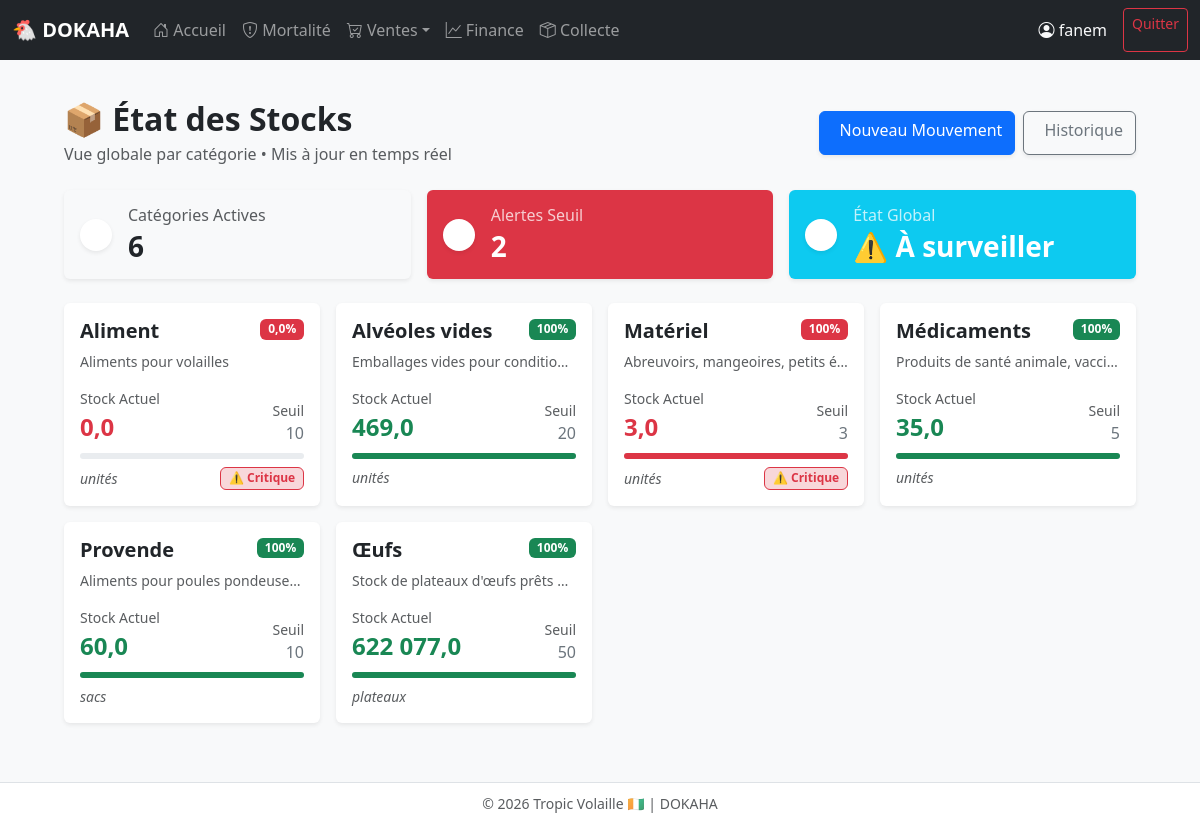
The page /stock/ (signed in) on the database its author committed.
### gestion/models.py (models this page shows, shortened)
class CategorieStock(models.Model):
    nom = models.CharField(max_length=100, unique=True)
    description = models.TextField(blank=True)
    unite_mesure = models.CharField(max_length=20)
    seuil_alerte = models.PositiveIntegerField()
    actif = models.BooleanField(default=True, verbose_name='Actif / Visible formulaire stock')
    class Meta:
        verbose_name = "Catégorie de stock"
        ordering = ['nom']

### gestion/views.py (the view)
# urls.py: path('stock/', views.stock_dashboard, name='stock_dashboard'),
@login_required
def stock_dashboard(request):
    from django.db.models import Sum
    from gestion.models import CategorieStock, MouvementStock
    categories = CategorieStock.objects.all().order_by('nom')
    data = []
    total_alertes = 0
    for cat in categories:
        entrees = MouvementStock.objects.filter(categorie=cat, type_mouvement='entree').aggregate(Sum('quantite'))['quantite__sum'] or 0
        sorties = MouvementStock.objects.filter(categorie=cat, type_mouvement='sortie').aggregate(Sum('quantite'))['quantite__sum'] or 0
        ajust   = MouvementStock.objects.filter(categorie=cat, type_mouvement='ajustement').aggregate(Sum('quantite'))['quantite__sum'] or 0
        pertes  = MouvementStock.objects.filter(categorie=cat, type_mouvement='perte').aggregate(Sum('quantite'))['quantite__sum'] or 0
        stock = float(entrees - sorties + ajust - pertes)
        seuil = cat.seuil_alerte or 0
        is_critical = seuil > 0 and stock <= seuil
        if is_critical: total_alertes += 1
        ratio = min(100, round((stock / seuil * 100) if seuil > 0 else 0, 1))
        data.append({
            'cat': cat, 'stock': stock, 'seuil': seuil,
            'is_critical': is_critical, 'ratio': ratio
        })
    return render(request, 'gestion/stock_dashboard.html', {
        'title': '📦 État des Stocks',
        'categories': data,
        'total_categories': len(data),
        'total_alertes': total_alertes,
        'user': request.user
    })

### gestion/templates/gestion/stock_dashboard.html (shortened to what this page needs)
{% extends 'gestion/base.html' %}
{% load humanize %}
{% block content %}
<div class="container-fluid py-4 px-3 px-lg-5">
    <div class="d-flex flex-column flex-md-row justify-content-between align-items-md-center mb-4 gap-3">
        <div>
            <h2 class="fw-bold mb-1">📦 État des Stocks</h2>
            <p class="text-muted mb-0">Vue globale par catégorie • Mis à jour en temps réel</p>
        </div>
        <div class="d-flex gap-2">
            <a href="/stock/ajouter/" class="btn btn-primary shadow-sm">
                Nouveau Mouvement
            </a>
            <a href="/stock/historique/" class="btn btn-outline-secondary shadow-sm">
                Historique
            </a>
        </div>
    </div>
    <div class="row g-3 mb-4">
        <div class="col-md-4">
            <div class="card border-0 shadow-sm bg-light h-100">
                <div class="card-body d-flex align-items-center gap-3">
                    <div class="bg-white p-3 rounded-circle text-primary shadow-sm">
                    </div>
                    <div>
                        <h6 class="text-muted mb-1">Catégories Actives</h6>
                        <h3 class="mb-0 fw-bold">{{ total_categories }}</h3>
                    </div>
                </div>
            </div>
        </div>
        <div class="col-md-4">
            <div class="card border-0 shadow-sm {% if total_alertes > 0 %}bg-danger text-white{% else %}bg-success text-white{% endif %} h-100">
                <div class="card-body d-flex align-items-center gap-3">
                    <div class="bg-white p-3 rounded-circle shadow-sm {% if total_alertes > 0 %}text-danger{% else %}text-success{% endif %}">
                    </div>
                    <div>
                        <h6 class="mb-1 opacity-75">Alertes Seuil</h6>
                        <h3 class="mb-0 fw-bold">{{ total_alertes }}</h3>
                    </div>
                </div>
            </div>
        </div>
        <div class="col-md-4">
            <div class="card border-0 shadow-sm bg-info text-white h-100">
                <div class="card-body d-flex align-items-center gap-3">
                    <div class="bg-white p-3 rounded-circle text-info shadow-sm">
                    </div>
                    <div>
                        <h6 class="mb-1 opacity-75">État Global</h6>
                        <h3 class="mb-0 fw-bold">{% if total_alertes == 0 %}✅ Stable{% else %}⚠️ À surveiller{% endif %}</h3>
                    </div>
                </div>
            </div>
        </div>
    </div>
    <div class="row g-3">
        {% for item in categories %}
        <div class="col-md-6 col-lg-4 col-xl-3">
            <div class="card h-100 border-0 shadow-sm hover-shadow">
                <div class="card-body p-3">
                    <div class="d-flex justify-content-between align-items-start mb-2">
                        <h5 class="card-title fw-bold mb-0 text-truncate" title="{{ item.cat.nom }}">{{ item.cat.nom }}</h5>
                        <span class="badge {% if item.is_critical %}bg-danger{% elif item.ratio >= 100 %}bg-success{% else %}bg-warning text-dark{% endif %}">
                            {{ item.ratio }}%
                        </span>
                    </div>
                    <p class="small text-muted mb-3 text-truncate">{{ item.cat.description|default:"-" }}</p>
                    <div class="d-flex justify-content-between align-items-end mb-2">
                        <div>
                            <small class="text-muted d-block">Stock Actuel</small>
                            <span class="fs-4 fw-bold {% if item.is_critical %}text-danger{% elif item.ratio >= 100 %}text-success{% else %}text-warning{% endif %}">
                                {{ item.stock|intcomma }}
                            </span>
                        </div>
                        <div class="text-end">
                            <small class="text-muted d-block">Seuil</small>
                            <span class="fs-6 text-secondary">{{ item.seuil|intcomma }}</span>
                        </div>
                    </div>
                    <div class="progress mb-2" style="height: 6px;">
                        <div class="progress-bar {% if item.is_critical %}bg-danger{% elif item.ratio >= 100 %}bg-success{% else %}bg-warning{% endif %}"
                             role="progressbar" style="width: {{ item.ratio }}%"></div>
                    </div>
                    <div class="d-flex justify-content-between align-items-center mt-2">
                        <small class="text-muted fst-italic">{{ item.cat.unite_mesure|default:"unités" }}</small>
                        {% if item.is_critical %}
                            <span class="badge bg-danger-subtle text-danger border border-danger">⚠️ Critique</span>
                        {% endif %}
                    </div>
                </div>
            </div>
        </div>
        {% endfor %}
    </div>
</div>
{% endblock %}

### gestion/templates/gestion/base.html (shortened to what this page needs)
{% load static %}
<!DOCTYPE html>
<html lang="fr">
<head>
    <link href="https://cdn.jsdelivr.net/npm/bootstrap@5.3.0/dist/css/bootstrap.min.css" rel="stylesheet">
    <link rel="stylesheet" href="https://cdn.jsdelivr.net/npm/bootstrap-icons@1.11.0/font/bootstrap-icons.css">
</head>
<body>
<nav class="navbar navbar-expand-lg navbar-dark bg-dark sticky-top">
    <div class="container-fluid">
        <a class="navbar-brand" href="{% url 'dashboard' %}">🐔 DOKAHA</a>
        <div class="collapse navbar-collapse" id="mainNav">
            <ul class="navbar-nav me-auto mb-2 mb-lg-0">
                <li class="nav-item"><a class="nav-link {% if request.resolver_match.url_name == 'dashboard' %}active{% endif %}" href="{% url 'dashboard' %}"><i class="bi bi-house-door"></i> Accueil</a></li>
                <li class="nav-item"><a class="nav-link {% if 'mortalite' in request.path %}active{% endif %}" href="{% url 'mortalite_form' %}"><i class="bi bi-shield-exclamation"></i> Mortalité</a></li>
                <li class="nav-item dropdown">
                    <a class="nav-link dropdown-toggle {% if 'vente' in request.path %}active{% endif %}" href="#" role="button" data-bs-toggle="dropdown"><i class="bi bi-cart-check"></i> Ventes</a>
                </li>
                <li class="nav-item"><a class="nav-link {% if 'finance' in request.path %}active{% endif %}" href="{% url 'finance_dashboard' %}"><i class="bi bi-graph-up"></i> Finance</a></li>
                <li class="nav-item"><a class="nav-link {% if 'collecte' in request.path %}active{% endif %}" href="{% url 'collecte_oeufs' %}"><i class="bi bi-box-seam"></i> Collecte</a></li>
            </ul>
            <span class="navbar-text text-light me-3"><i class="bi bi-person-circle"></i> {{ user.username|default:"Admin" }}</span>
            <a href="/admin/logout/" class="btn btn-sm btn-outline-danger">Quitter</a>
        </div>
    </div>
</nav>
<div class="container-fluid px-3 py-3">
    {% block content %}{% endblock %}
</div>
<footer class="fixed-bottom text-center text-muted py-2 bg-white border-top">
    <small>© {% now "Y" %} Tropic Volaille 🇨🇮 | DOKAHA</small>
</footer>
</body>
</html>

### gestion/templates/gestion/base.html (style rules this page uses)
:root { --primary:#0d6efd; --success:#198754; --danger:#dc3545; --warning:#ffc107; }
body { background:#f8f9fa; font-family:system-ui,-apple-system,sans-serif; padding-bottom:60px; }
.navbar-brand { font-weight:700; }
.nav-link { font-weight:500; padding:0.5rem 1rem; }
.btn { min-height:44px; }

### gestion/templates/gestion/stock_dashboard.html (style rules this page uses)
.hover-shadow { transition: transform 0.2s, box-shadow 0.2s; }
.text-truncate { max-width: 100%; overflow: hidden; white-space: nowrap; }

### rows shown on the page
CategorieStock: cat.nom "Aliment", ratio "0,0", cat.description "Aliments pour volailles", stock "0,0", seuil "10", cat.unite_mesure "unités", shows "⚠️ Critique"
CategorieStock: cat.nom "Alvéoles vides", ratio "100", cat.description "Emballages vides pour conditio…", stock "469,0", seuil "20", cat.unite_mesure "unités"
CategorieStock: cat.nom "Matériel", ratio "100", cat.description "Abreuvoirs, mangeoires, petits é…", stock "3,0", seuil "3", cat.unite_mesure "unités", shows "⚠️ Critique"
CategorieStock: cat.nom "Médicaments", ratio "100", cat.description "Produits de santé animale, vacci…", stock "35,0", seuil "5", cat.unite_mesure "unités"
CategorieStock: cat.nom "Provende", ratio "100", cat.description "Aliments pour poules pondeuse…", stock "60,0", seuil "10", cat.unite_mesure "sacs"
CategorieStock: cat.nom "Œufs", ratio "100", cat.description "Stock de plateaux d'œufs prêts…", stock "622 077,0", seuil "50", cat.unite_mesure "plateaux"

### other values the page prints
{{ user.username|default:"Admin" }} "fanem"
{{ total_categories }} "6"
{{ total_alertes }} "2"
